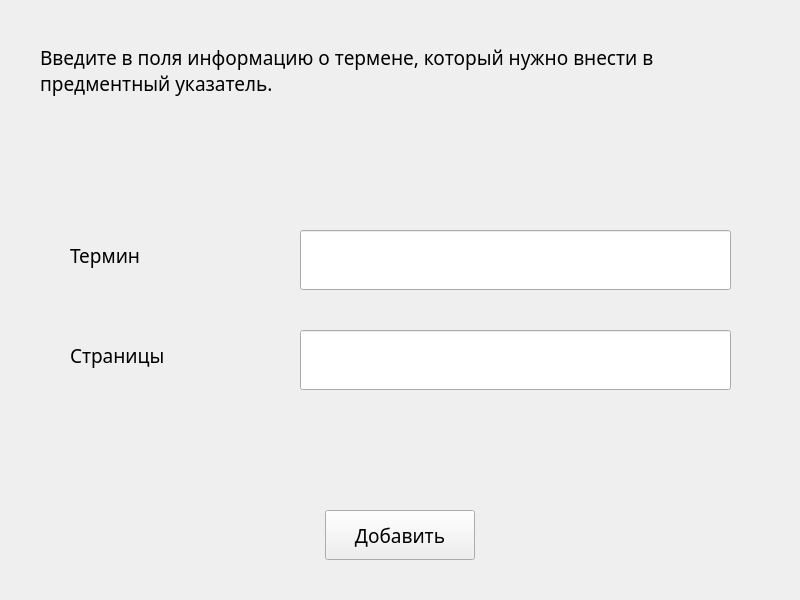
<?xml version="1.0" encoding="UTF-8"?>
<ui version="4.0">
 <class>Add</class>
 <widget class="QWidget" name="Add">
  <property name="geometry">
   <rect>
    <x>0</x>
    <y>0</y>
    <width>800</width>
    <height>600</height>
   </rect>
  </property>
  <property name="windowTitle">
   <string>Добавить новый термин</string>
  </property>
  <widget class="QLabel" name="info">
   <property name="geometry">
    <rect>
     <x>40</x>
     <y>20</y>
     <width>720</width>
     <height>100</height>
    </rect>
   </property>
   <property name="font">
    <font>
     <family>Bahnschrift Light</family>
     <pointsize>14</pointsize>
    </font>
   </property>
   <property name="text">
    <string>Введите в поля информацию о термене, который нужно внести в предментный указатель.</string>
   </property>
   <property name="wordWrap">
    <bool>true</bool>
   </property>
  </widget>
  <widget class="QLabel" name="label">
   <property name="geometry">
    <rect>
     <x>70</x>
     <y>230</y>
     <width>200</width>
     <height>50</height>
    </rect>
   </property>
   <property name="font">
    <font>
     <family>Bahnschrift Light</family>
     <pointsize>14</pointsize>
    </font>
   </property>
   <property name="text">
    <string>Термин</string>
   </property>
  </widget>
  <widget class="QLineEdit" name="termEdit">
   <property name="geometry">
    <rect>
     <x>300</x>
     <y>230</y>
     <width>431</width>
     <height>60</height>
    </rect>
   </property>
   <property name="font">
    <font>
     <family>Bahnschrift Light</family>
     <pointsize>14</pointsize>
    </font>
   </property>
  </widget>
  <widget class="QLabel" name="label1">
   <property name="geometry">
    <rect>
     <x>70</x>
     <y>330</y>
     <width>200</width>
     <height>50</height>
    </rect>
   </property>
   <property name="font">
    <font>
     <family>Bahnschrift Light</family>
     <pointsize>14</pointsize>
    </font>
   </property>
   <property name="text">
    <string>Страницы</string>
   </property>
  </widget>
  <widget class="QLineEdit" name="pageEdit">
   <property name="geometry">
    <rect>
     <x>300</x>
     <y>330</y>
     <width>431</width>
     <height>60</height>
    </rect>
   </property>
   <property name="font">
    <font>
     <family>Bahnschrift Light</family>
     <pointsize>14</pointsize>
    </font>
   </property>
  </widget>
  <widget class="QPushButton" name="addButton">
   <property name="geometry">
    <rect>
     <x>325</x>
     <y>510</y>
     <width>150</width>
     <height>50</height>
    </rect>
   </property>
   <property name="font">
    <font>
     <family>Bahnschrift Light</family>
     <pointsize>14</pointsize>
    </font>
   </property>
   <property name="text">
    <string>Добавить</string>
   </property>
  </widget>
  <widget class="QLabel" name="massage">
   <property name="geometry">
    <rect>
     <x>30</x>
     <y>410</y>
     <width>731</width>
     <height>71</height>
    </rect>
   </property>
   <property name="font">
    <font>
     <family>Bahnschrift Light</family>
     <pointsize>14</pointsize>
    </font>
   </property>
   <property name="text">
    <string/>
   </property>
   <property name="alignment">
    <set>Qt::AlignCenter</set>
   </property>
   <property name="wordWrap">
    <bool>true</bool>
   </property>
  </widget>
 </widget>
 <resources/>
 <connections/>
</ui>
